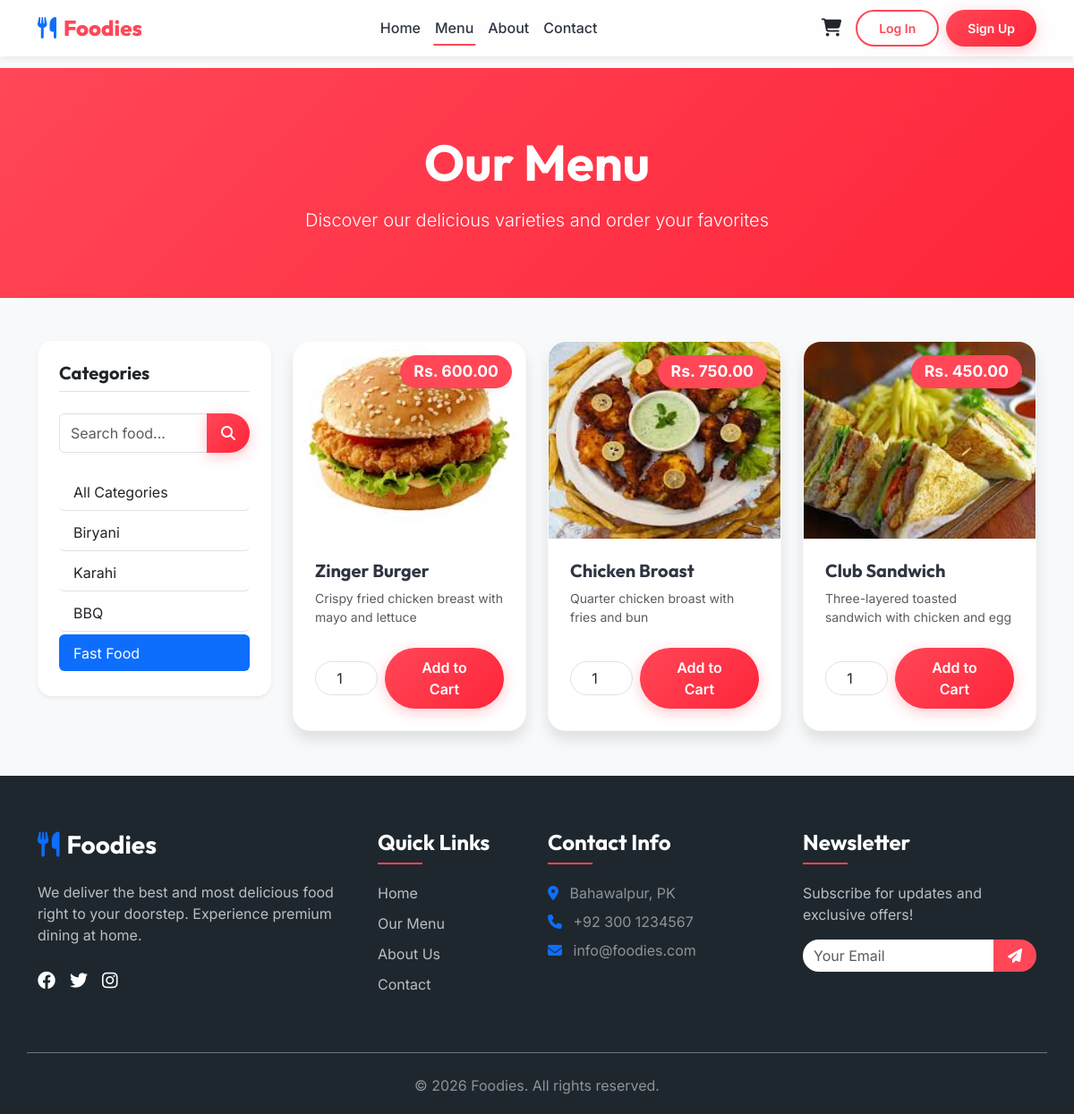
Screenshot of /menu.php?category=4 with the database file from the repository.
### tables this page shows
CREATE TABLE IF NOT EXISTS categories (
    id INT AUTO_INCREMENT PRIMARY KEY,
    title VARCHAR(100) NOT NULL,
    image_name VARCHAR(255) NOT NULL,
    active ENUM('Yes', 'No') DEFAULT 'Yes'
);

CREATE TABLE IF NOT EXISTS foods (
    id INT AUTO_INCREMENT PRIMARY KEY,
    title VARCHAR(100) NOT NULL,
    description TEXT NOT NULL,
    price DECIMAL(10,2) NOT NULL,
    image_name VARCHAR(255) NOT NULL,
    category_id INT NOT NULL,
    active ENUM('Yes', 'No') DEFAULT 'Yes',
    FOREIGN KEY (category_id) REFERENCES categories(id) ON DELETE CASCADE
);

### menu.php (the view, shortened to what this page needs)
<?php include 'includes/header.php'; ?>
<?php include 'includes/navbar.php'; ?>
<div class="bg-primary text-white py-5 mb-5 text-center" style="background: linear-gradient(135deg, var(--primary-color), var(--primary-dark));">
    <div class="container py-4">
        <h1 class="display-4 fw-bold mb-3 brand-font">Our Menu</h1>
        <p class="lead mb-0">Discover our delicious varieties and order your favorites</p>
    </div>
</div>
<div class="container mb-5">
    <div class="row g-4">
        <div class="col-lg-3">
            <div class="card border-0 shadow-sm rounded-4 sticky-top" style="top: 100px;">
                <div class="card-body p-4">
                    <h5 class="fw-bold mb-4 border-bottom pb-2">Categories</h5>
                    <form action="menu.php" method="GET" class="mb-4">
                        <div class="input-group">
                            <input type="text" name="search" class="form-control" placeholder="Search food..." value="<?= isset($_GET['search']) ? htmlspecialchars($_GET['search']) : '' ?>">
                            <button class="btn btn-primary-custom px-3" type="submit" style="border-radius: 0 50px 50px 0;"><i class="fa-solid fa-search"></i></button>
                        </div>
                    </form>
                    <div class="list-group list-group-flush">
                        <a href="menu.php" class="list-group-item list-group-item-action d-flex justify-content-between align-items-center <?= !isset($_GET['category']) ? 'active bg-primary border-primary text-white' : 'text-dark' ?> rounded mb-1">
                            All Categories
                        </a>
                        <?php
                        $cat_sql = "SELECT id, title FROM categories WHERE active='Yes'";
                        $cat_res = @$conn->query($cat_sql);
                        if($cat_res && $cat_res->num_rows > 0):
                            while($cat = $cat_res->fetch_assoc()):
                                $activeClass = (isset($_GET['category']) && $_GET['category'] == $cat['id']) ? 'active bg-primary border-primary text-white' : 'text-dark';
                        ?>
                            <a href="menu.php?category=<?= $cat['id'] ?>" class="list-group-item list-group-item-action d-flex justify-content-between align-items-center <?= $activeClass ?> rounded mb-1">
                                <?= $cat['title'] ?>
                            </a>
                        <?php
                            endwhile;
                        endif;
                        ?>
                    </div>
                </div>
            </div>
        </div>
        <div class="col-lg-9">
            <div class="row g-4">
                <?php
                $food_sql = "SELECT * FROM foods WHERE active='Yes'";
                if(isset($_GET['category']) && is_numeric($_GET['category'])) {
                    $cat_id = $_GET['category'];
                    $food_sql .= " AND category_id = $cat_id";
                }
                $food_res = @$conn->query($food_sql);
                if($food_res && $food_res->num_rows > 0):
                    while($food = $food_res->fetch_assoc()):
                ?>
                <div class="col-md-6 col-xl-4">
                    <div class="food-card h-100">
                        <div class="food-img-container">
                            <div class="food-price-badge">Rs. <?= number_format($food['price'], 2) ?></div>
                            <img src="images/<?= $food['image_name'] ?>" class="food-img" alt="<?= $food['title'] ?>">
                        </div>
                        <div class="p-4 d-flex flex-column flex-grow-1">
                            <h4 class="brand-font mb-2 fs-5"><?= $food['title'] ?></h4>
                            <p class="text-muted small mb-4 flex-grow-1"><?= $food['description'] ?></p>
                            <form action="cart_action.php" method="POST" class="mt-auto">
                                <div class="d-flex align-items-center gap-2">
                                    <input type="number" name="qty" value="1" min="1" max="20" class="form-control text-center" style="width: 70px; border-radius: 50px;">
                                    <button type="submit" class="btn btn-primary-custom flex-grow-1">Add to Cart</button>
                                </div>
                            </form>
                        </div>
                    </div>
                </div>
                <?php
                    endwhile;
                endif; ?>
            </div>
        </div>
    </div>
</div>
<?php include 'includes/footer.php'; ?>

### css/style.css (style rules this page uses)
:root { --primary-color: #ff4757; --primary-dark: #ff253a; --secondary-color: #2f3542; --accent-color: #ffa502; --light-bg: #f8f9fa; --dark-bg: #1e272e; --text-dark: #2f3542; --text-light: #747d8c; --white: #ffffff; --glass-bg: rgba(255, 255, 255, 0.85); --glass-border: rgba(255, 255, 255, 0.2); --shadow-sm: 0 4px 6px rgba(0, 0, 0, 0.05); --shadow-md: 0 10px 15px rgba(0, 0, 0, 0.1); --shadow-lg: 0 20px 25px rgba(0, 0, 0, 0.15); --transition: all 0.3s cubic-bezier(0.25, 0.8, 0.25, 1); }
body { font-family: 'Inter', sans-serif; color: var(--text-dark); background-color: var(--light-bg); overflow-x: hidden; }
h1, h2, h3, h4, h5, h6, .brand-font { font-family: 'Outfit', sans-serif; font-weight: 700; }
.btn-primary-custom { background: linear-gradient(135deg, var(--primary-color), var(--primary-dark)); color: var(--white); border: none; border-radius: 50px; padding: 10px 25px; font-weight: 600; transition: var(--transition); box-shadow: 0 4px 15px rgba(255, 71, 87, 0.3); }
.food-card { background: var(--white); border-radius: 20px; overflow: hidden; box-shadow: var(--shadow-md); transition: var(--transition); border: 1px solid rgba(0,0,0,0.02); height: 100%; display: flex; flex-direction: column; }
.food-img-container { height: 220px; overflow: hidden; position: relative; }
.food-img { width: 100%; height: 100%; object-fit: cover; transition: transform 0.5s ease; }
.food-price-badge { position: absolute; top: 15px; right: 15px; background: var(--primary-color); color: var(--white); padding: 5px 15px; border-radius: 20px; font-weight: 700; font-size: 1.1rem; box-shadow: var(--shadow-sm); z-index: 2; }

### rows the page displays
categories: title "Biryani"
categories: title "Karahi"
categories: title "BBQ"
categories: title "Fast Food"
foods: price "600.00", image_name (picture), title "Zinger Burger", description "Crispy fried chicken breast with mayo and lettuce"
foods: price "750.00", image_name (picture), title "Chicken Broast", description "Quarter chicken broast with fries and bun"
foods: price "450.00", image_name (picture), title "Club Sandwich", description "Three-layered toasted sandwich with chicken and egg"
